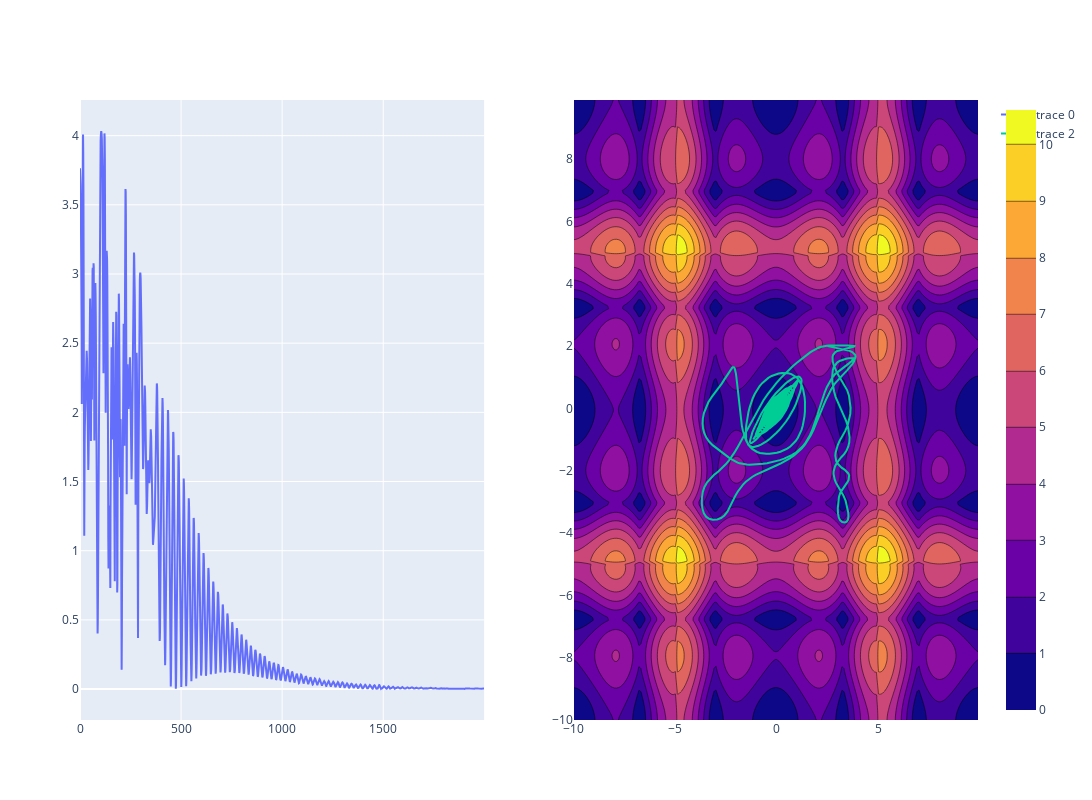

The code cell stored with this chart in its notebook:
### Code cell
m = of.AlpineN1(start=[2.5, 2], bounds=10)
alpline_LevyPow = of.OptimisationProblem(
    m,
    SGD_LevyPow(m.parameters(), func=m,
                lr=0.01, momentum=0.996,
                alpha=2),
    n_epochs = 2000
)

losses, params, preds = alpline_LevyPow.run()
fig1 = alpline_LevyPow.visualise((-10, 10), (-10, 10), 0.1, render="contour")
fig1.show()

### Figure 1 — Plotly figure (JSON) as saved in the notebook; plotly's stock layout.template omitted (floating-point values rounded to 4 significant figures; data arrays with more than 128 entries replaced by an {"elided": "..."} marker saying what was removed)
{"data": [{"type": "scatter", "x": {"elided": "2000 int values"}, "xaxis": "x", "y": {"elided": "2000 float values"}, "yaxis": "y"}, {"type": "contour", "x": {"elided": "200 float values"}, "xaxis": "x2", "y": {"elided": "200 float values"}, "yaxis": "y2", "z": {"elided": "200x200 float values"}}, {"text": {"elided": "2000 str values"}, "type": "scatter", "x": {"elided": "2001 float values"}, "xaxis": "x2", "y": {"elided": "2001 float values"}, "yaxis": "y2"}], "layout": {"autosize": false, "height": 800, "width": 1600, "xaxis": {"anchor": "y", "domain": [0, 0.45]}, "xaxis2": {"anchor": "y2", "domain": [0.55, 1]}, "yaxis": {"anchor": "x", "domain": [0, 1]}, "yaxis2": {"anchor": "x2", "domain": [0, 1]}}}
